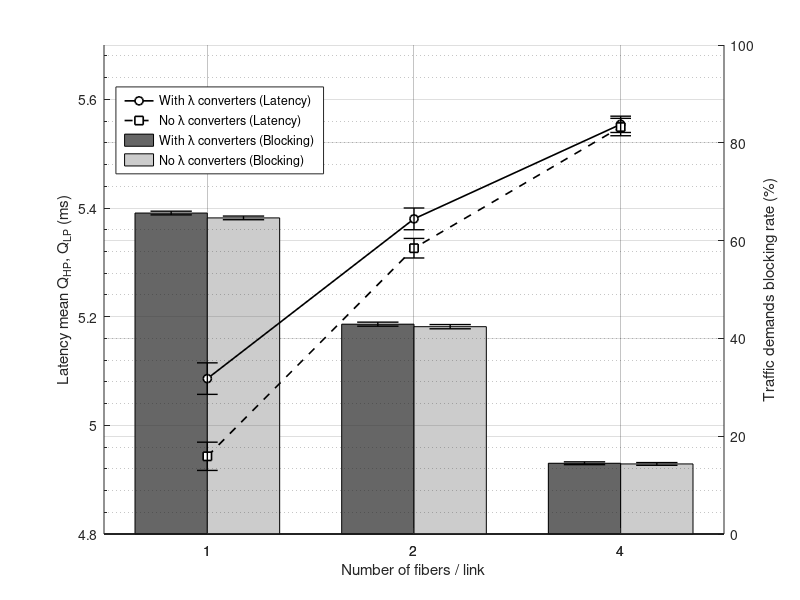

The MATLAB script that drew this image:
## ComparePower6nodes_octave_fixed_with_errorbars.m
## -------------------------------------------------------------------------
## Draws latency and blocking rate comparison for hybrid bypass networks.
## Includes confidence interval (T error bars) for both lines and bars.
##
## Works in pure GNU Octave (no yyaxis).
## -------------------------------------------------------------------------

close all; clf;

## --- Local helper function ----------------------------------------------
## Draw T-shaped vertical error bars with the same color as the main curve.
## Returns handle(s) to the plotted line and error bar lines.
##
## Usage:
##   h = terrorbar(x, y, ci, style, cap, color)
##
## Inputs:
##   x, y     : data points
##   ci       : half-length of confidence interval (±ci)
##   style    : line style string (e.g. 'k-o')
##   cap      : half-width of horizontal caps on error bars
##   color    : color spec (default 'k')
##
## Output:
##   h        : handle to the main plot line (for legend use)
##
function h = terrorbar(x, y, ci, style, cap, color)
  if nargin < 6, color = 'k'; end
  h = plot(x, y, style, 'LineWidth', 1.2, 'MarkerSize', 6, ...
           'MarkerFaceColor', 'w', 'Color', color);
  for i = 1:numel(x)
    % vertical bar
    line([x(i) x(i)], [y(i)-ci(i), y(i)+ci(i)], 'Color', color, 'LineWidth', 1);
    % caps
    line([x(i)-cap x(i)+cap], [y(i)+ci(i) y(i)+ci(i)], 'Color', color, 'LineWidth', 1);
    line([x(i)-cap x(i)+cap], [y(i)-ci(i) y(i)-ci(i)], 'Color', color, 'LineWidth', 1);
  end
endfunction

## --- Data ---------------------------------------------------------------
LatWithWavConv = [5.086 5.38 5.554];
BlckLPpercWithWavConv = [65.637 42.911 14.468];
LatNoWavConv = [4.943 5.326 5.549];
BlckLPpercNoWavConv = [64.642 42.397 14.329];

ciLatWithWavConv = [0.029 0.02 0.015];
ciBlckLPpercWithWavConv = [0.378539831411166 0.413489344263867 0.285623668846769];
ciLatNoWavConv = [0.026 0.018 0.016];
ciBlckLPpercNoWavConv = [0.374032510951154 0.432504818447427 0.278152264247316];

x = 1:3;
labels = {"1", "2", "4"};

## --- Axis 1: Bars (right y-axis) ----------------------------------------
axBars = axes();
hold(axBars, "on");

barWidth = 0.35;
x1 = x - barWidth/2;   # With converters
x2 = x + barWidth/2;   # No converters

bh1 = bar(axBars, x1, BlckLPpercWithWavConv, barWidth, ...
          "FaceColor", "#666666", "EdgeColor", "k");
bh2 = bar(axBars, x2, BlckLPpercNoWavConv, barWidth, ...
          "FaceColor", "#cccccc", "EdgeColor", "k");

## Add T error bars for blocking rate (using lighter gray/blue)
for i = 1:numel(x)
  % With λ converters (gray)
  line([x1(i) x1(i)], [BlckLPpercWithWavConv(i)-ciBlckLPpercWithWavConv(i), ...
                        BlckLPpercWithWavConv(i)+ciBlckLPpercWithWavConv(i)], ...
       "Color", "k", "LineWidth", 1);
  line([x1(i)-0.1 x1(i)+0.1], [BlckLPpercWithWavConv(i)+ciBlckLPpercWithWavConv(i), ...
                                BlckLPpercWithWavConv(i)+ciBlckLPpercWithWavConv(i)], ...
       "Color", "k", "LineWidth", 1);
  line([x1(i)-0.1 x1(i)+0.1], [BlckLPpercWithWavConv(i)-ciBlckLPpercWithWavConv(i), ...
                                BlckLPpercWithWavConv(i)-ciBlckLPpercWithWavConv(i)], ...
       "Color", "k", "LineWidth", 1);
  % No λ converters (blueish)
  line([x2(i) x2(i)], [BlckLPpercNoWavConv(i)-ciBlckLPpercNoWavConv(i), ...
                        BlckLPpercNoWavConv(i)+ciBlckLPpercNoWavConv(i)], ...
       "Color", "k", "LineWidth", 1);
  line([x2(i)-0.1 x2(i)+0.1], [BlckLPpercNoWavConv(i)+ciBlckLPpercNoWavConv(i), ...
                                BlckLPpercNoWavConv(i)+ciBlckLPpercNoWavConv(i)], ...
       "Color", "k", "LineWidth", 1);
  line([x2(i)-0.1 x2(i)+0.1], [BlckLPpercNoWavConv(i)-ciBlckLPpercNoWavConv(i), ...
                                BlckLPpercNoWavConv(i)-ciBlckLPpercNoWavConv(i)], ...
       "Color", "k", "LineWidth", 1);
endfor

set(axBars, "XTick", x, "XTickLabel", labels);
set(axBars, "YAxisLocation", "right");
ylim(axBars, [0 100]);
ylabel(axBars, "Traffic demands blocking rate (%)");
xlabel(axBars, "Number of fibers / link");
grid(axBars, "on");

## --- Axis 2: Lines (left y-axis, transparent foreground) ----------------
pos = get(axBars, "Position");
axLines = axes("Position", pos, "Color", "none");
hold(axLines, "on");

## Plot lines with T error bars (and get handles for legend)
ph1 = terrorbar(x, LatWithWavConv, ciLatWithWavConv, "k-o", 0.05, "k");
ph2 = terrorbar(x, LatNoWavConv, ciLatNoWavConv, "k--s", 0.05, "k");

set(axLines, "XTick", x, "XTickLabel", labels);
xlim(axLines, [0.5 3.5]);
ylim(axLines, [4.8 5.7]);
ylabel(axLines, "Latency mean Q_{HP}, Q_{LP} (ms)");
grid(axLines, "on");
set(axLines, "YMinorTick", "on");
set(axLines, "YMinorGrid", "on");

## --- Title & Legend -----------------------------------------------------
%title(axLines, "Hybrid Bypass, NSFnet, λ capct 100Gbps, 40 λ/fiber, Traff. load 400G, Q_{HP}:50%, Q_{LP}:50%");

hleg = legend(axLines, [ph1 ph2 bh1 bh2], ...
  {"With λ converters (Latency)", ...
   "No λ converters (Latency)", ...
   "With λ converters (Blocking)", ...
   "No λ converters (Blocking)"}, ...
  "location", "northwest");

pos = get(hleg, "position");
pos(2) = pos(2) - 0.05;
set(hleg, "position", pos);

## Keep axes perfectly synced
set(axLines, "Position", get(axBars, "Position"));
linkaxes([axBars axLines], "x");

drawnow;

figureName = 'newFig12a_new_with_CI_blockTRs';   % <- change per figure
print([figureName '.png'], '-dpng', '-r600');
fprintf('Done! Exported %s.png at 600 DPI.\n', figureName);
